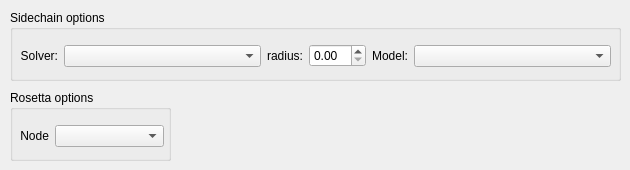
    <widget class="QWidget" name="tab_config">
     <attribute name="title">
      <string>Config</string>
     </attribute>
     <widget class="QGroupBox" name="groupBox_16">
      <property name="geometry">
       <rect>
        <x>10</x>
        <y>10</y>
        <width>611</width>
        <height>71</height>
       </rect>
      </property>
      <property name="title">
       <string>Sidechain options</string>
      </property>
      <widget class="QWidget" name="horizontalLayoutWidget_5">
       <property name="geometry">
        <rect>
         <x>10</x>
         <y>30</y>
         <width>591</width>
         <height>32</height>
        </rect>
       </property>
       <layout class="QHBoxLayout" name="horizontalLayout_57">
        <item>
         <widget class="QLabel" name="label_molecule_2">
          <property name="sizePolicy">
           <sizepolicy hsizetype="Fixed" vsizetype="Fixed">
            <horstretch>0</horstretch>
            <verstretch>0</verstretch>
           </sizepolicy>
          </property>
          <property name="text">
           <string>Solver:</string>
          </property>
          <property name="alignment">
           <set>Qt::AlignRight|Qt::AlignTrailing|Qt::AlignVCenter</set>
          </property>
         </widget>
        </item>
        <item>
         <widget class="QComboBox" name="comboBox_sidechain_solver">
          <property name="sizePolicy">
           <sizepolicy hsizetype="MinimumExpanding" vsizetype="Fixed">
            <horstretch>0</horstretch>
            <verstretch>0</verstretch>
           </sizepolicy>
          </property>
          <property name="minimumSize">
           <size>
            <width>0</width>
            <height>0</height>
           </size>
          </property>
          <property name="maximumSize">
           <size>
            <width>16777215</width>
            <height>16777215</height>
           </size>
          </property>
          <property name="statusTip">
           <string>Sidechain solver. Default: buildin for Dunbrack rotamer library used by PyMOL </string>
          </property>
         </widget>
        </item>
        <item>
         <widget class="QLabel" name="label_molecule_3">
          <property name="sizePolicy">
           <sizepolicy hsizetype="Fixed" vsizetype="Fixed">
            <horstretch>0</horstretch>
            <verstretch>0</verstretch>
           </sizepolicy>
          </property>
          <property name="text">
           <string>radius:</string>
          </property>
          <property name="alignment">
           <set>Qt::AlignRight|Qt::AlignTrailing|Qt::AlignVCenter</set>
          </property>
         </widget>
        </item>
        <item>
         <widget class="QDoubleSpinBox" name="doubleSpinBox_sidechain_solver_radius">
          <property name="sizePolicy">
           <sizepolicy hsizetype="Fixed" vsizetype="Fixed">
            <horstretch>0</horstretch>
            <verstretch>0</verstretch>
           </sizepolicy>
          </property>
          <property name="maximum">
           <double>20.000000000000000</double>
          </property>
         </widget>
        </item>
        <item>
         <widget class="QLabel" name="label_molecule_4">
          <property name="sizePolicy">
           <sizepolicy hsizetype="Fixed" vsizetype="Fixed">
            <horstretch>0</horstretch>
            <verstretch>0</verstretch>
           </sizepolicy>
          </property>
          <property name="text">
           <string>Model:</string>
          </property>
          <property name="alignment">
           <set>Qt::AlignRight|Qt::AlignTrailing|Qt::AlignVCenter</set>
          </property>
         </widget>
        </item>
        <item>
         <widget class="QComboBox" name="comboBox_sidechain_solver_model">
          <property name="sizePolicy">
           <sizepolicy hsizetype="MinimumExpanding" vsizetype="Fixed">
            <horstretch>0</horstretch>
            <verstretch>0</verstretch>
           </sizepolicy>
          </property>
          <property name="minimumSize">
           <size>
            <width>0</width>
            <height>0</height>
           </size>
          </property>
          <property name="maximumSize">
           <size>
            <width>16777215</width>
            <height>16777215</height>
           </size>
          </property>
          <property name="statusTip">
           <string>Sidechain solver options. </string>
          </property>
         </widget>
        </item>
       </layout>
      </widget>
     </widget>
     <widget class="QGroupBox" name="groupBox_17">
      <property name="geometry">
       <rect>
        <x>10</x>
        <y>90</y>
        <width>161</width>
        <height>71</height>
       </rect>
      </property>
      <property name="title">
       <string>Rosetta options</string>
      </property>
      <widget class="QWidget" name="horizontalLayoutWidget_8">
       <property name="geometry">
        <rect>
         <x>10</x>
         <y>30</y>
         <width>144</width>
         <height>32</height>
        </rect>
       </property>
       <layout class="QHBoxLayout" name="horizontalLayout_64">
        <item>
         <widget class="QLabel" name="label_molecule_5">
          <property name="sizePolicy">
           <sizepolicy hsizetype="Fixed" vsizetype="Fixed">
            <horstretch>0</horstretch>
            <verstretch>0</verstretch>
           </sizepolicy>
          </property>
          <property name="text">
           <string>Node</string>
          </property>
          <property name="alignment">
           <set>Qt::AlignRight|Qt::AlignTrailing|Qt::AlignVCenter</set>
          </property>
         </widget>
        </item>
        <item>
         <widget class="QComboBox" name="comboBox_rosetta_node_hint">
          <property name="sizePolicy">
           <sizepolicy hsizetype="MinimumExpanding" vsizetype="Fixed">
            <horstretch>0</horstretch>
            <verstretch>0</verstretch>
           </sizepolicy>
          </property>
          <property name="minimumSize">
           <size>
            <width>0</width>
            <height>0</height>
           </size>
          </property>
          <property name="maximumSize">
           <size>
            <width>16777215</width>
            <height>16777215</height>
           </size>
          </property>
          <property name="statusTip">
           <string>Node Hint for Rosetta.</string>
          </property>
         </widget>
        </item>
       </layout>
      </widget>
     </widget>
    </widget>
